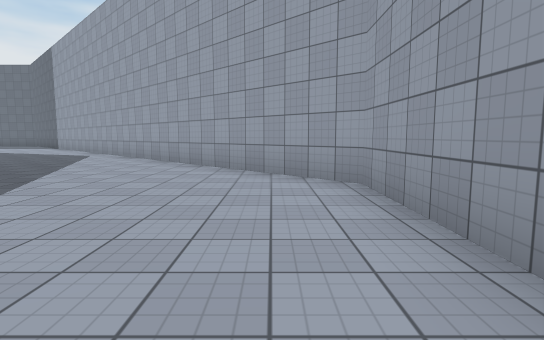
View 1 (above)

24 first-person views from a walk through a 3-D level made in the Unity game engine. The camera is 1.3 m above the floor, tilts 6° down and sees 80° across. The floor is counted in squares, 2 m on a side. Each view is taken from the middle of a square. On the plan, view 1 faces up. The plan holds only what a view shows up to about 10 squares ahead; the rest is blank. The place goes on beyond the plan. Surface patterns are stand-ins for the level's own textures.

View 2
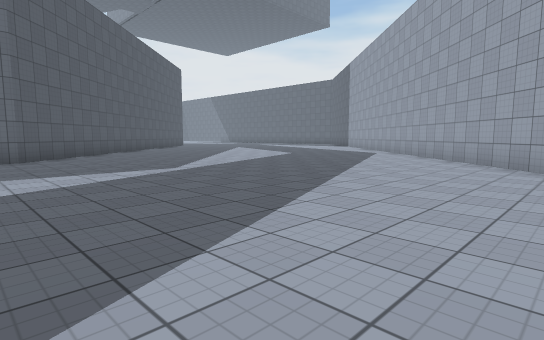

View 3
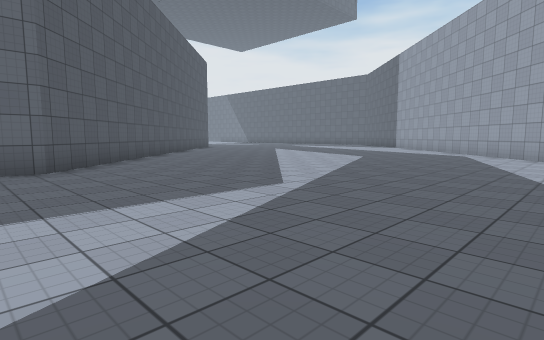

View 4
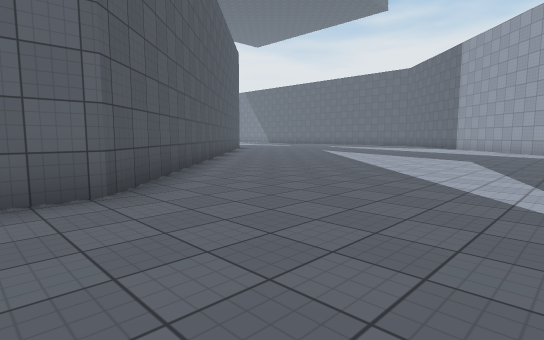

View 5
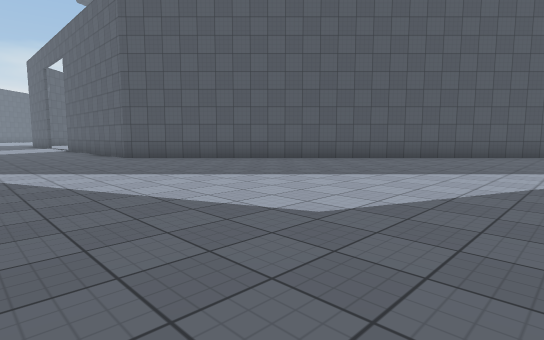

View 6
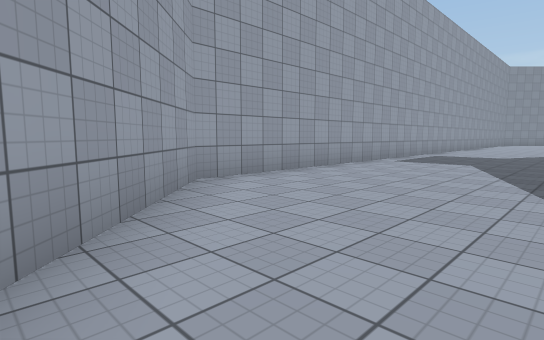

View 7
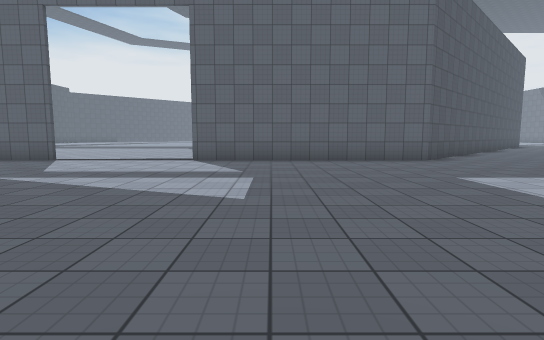

View 8
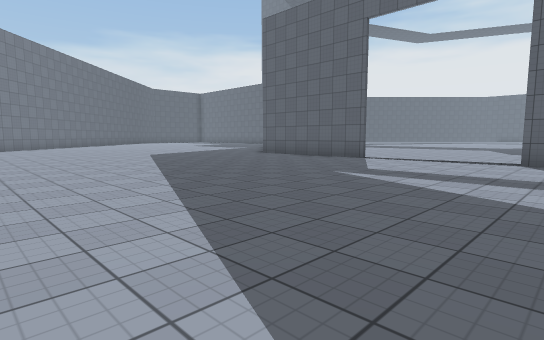

View 9
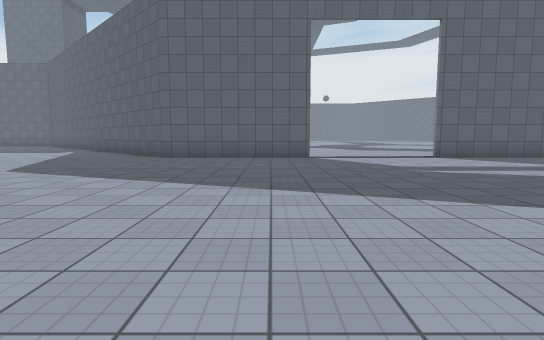

View 10
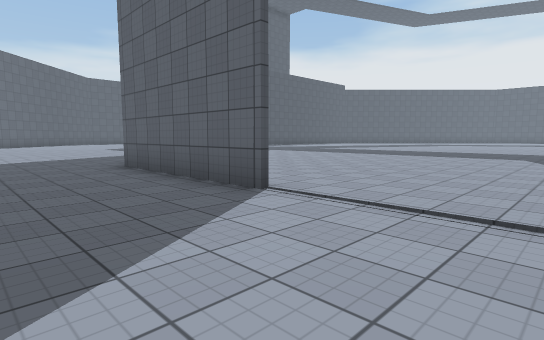

View 11
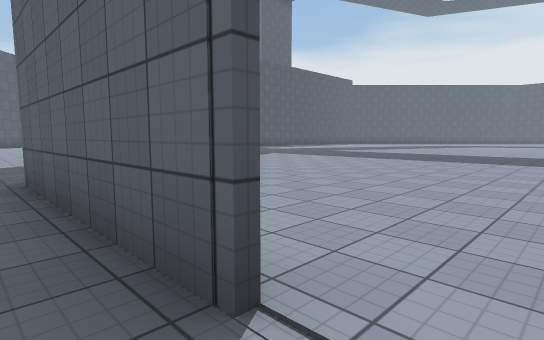

View 12
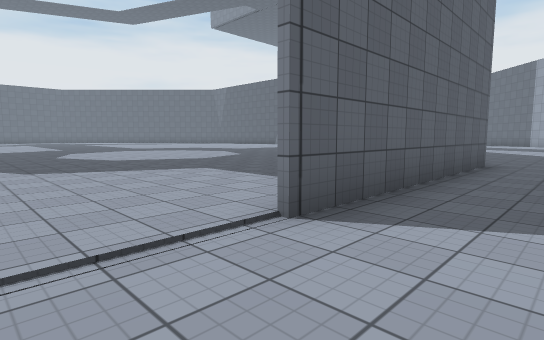

View 13
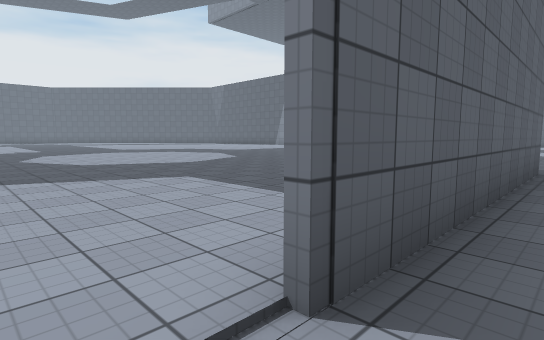

View 14
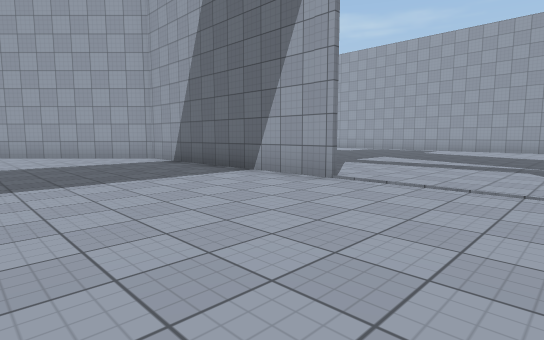

View 15
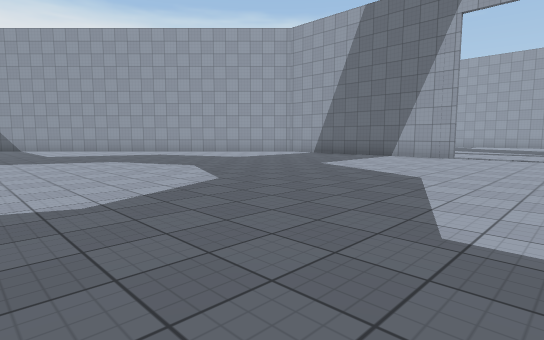

View 16
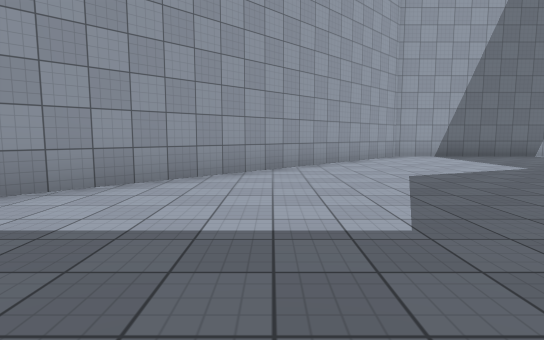

View 17
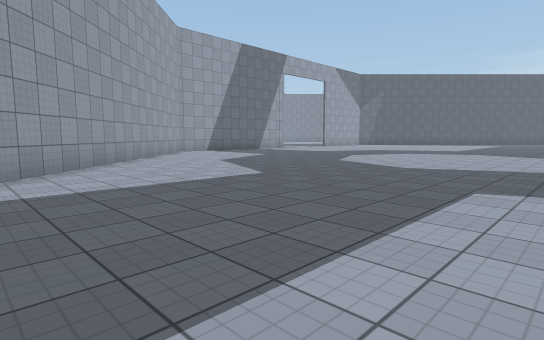

View 18
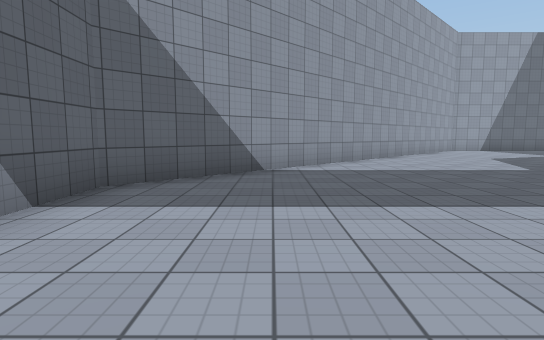

View 19
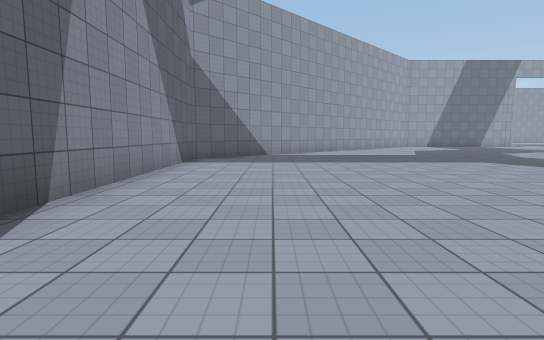

View 20
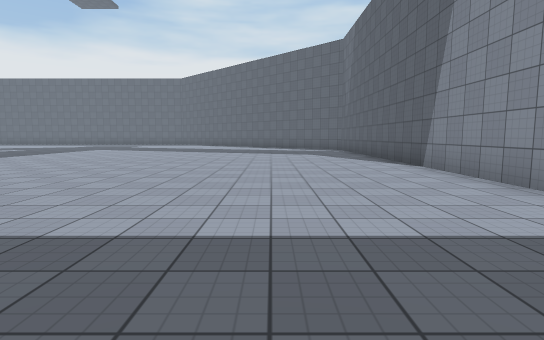

View 21
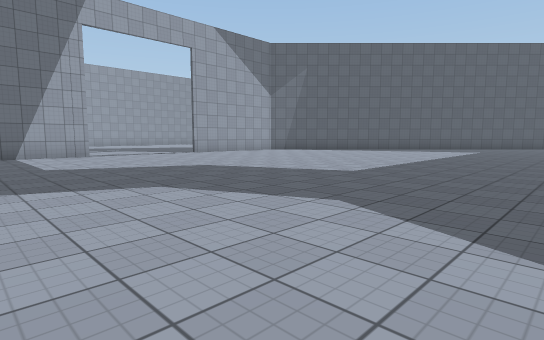

View 22
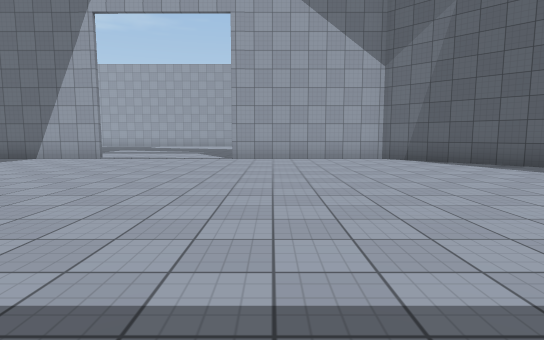

View 23
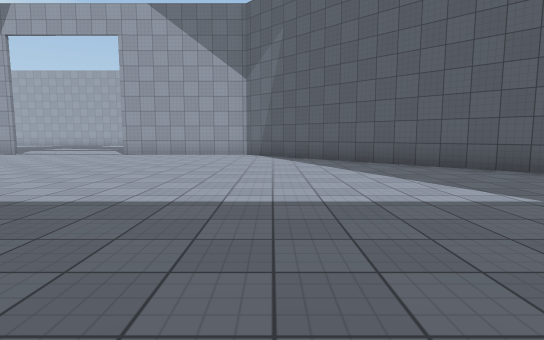

View 24
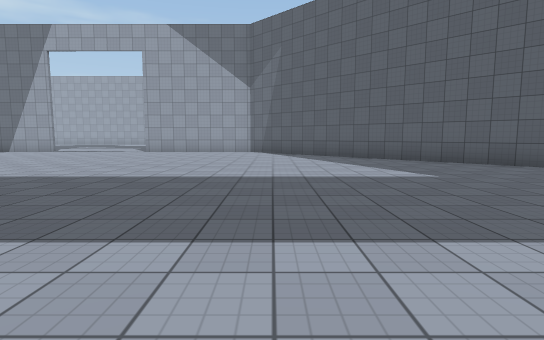

### Floor plan
Points are (right, up) in squares from view 1. A wall is a line through its corners. A room is listed if a view was taken in it or the views show most of it. See-through windows are left out.
Room 1 (views 1, 2, 3, 4, 5, 6, 7, 8, 9, 10, 11, 12, 13)
walls: (-9.7, -9.8) (-9.7, -14.2) (-10.1, -14.6); (1.2, -3) (1.2, 4.4) (-4.9, 10.5); (-18.5, 9) (-9.7, 0.2) (-9.7, -6.1)
ways out: opening at (-10, -8) to room 2
Room 2 (views 14, 15, 16, 17, 18, 19, 20, 21, 22, 23, 24)
walls: (-9.8, -6.2) (-9.8, 0.1) (-19.9, 10.2) (-29.1, 10.2); (-16.3, -20.7) (-9.8, -14.1) (-9.8, -9.9)
ways out: opening at (-10, -8) to room 1

Where each view was taken, in squares from view 1:
view 1: 0 up, 0 right, facing up
view 2: 1 down, 0 right, facing up-left
view 3: 1 down, 3 left, facing up-left
view 4: 1 down, 6 left, facing up-left
view 5: 10 up, 6 left, facing down-left
view 6: 7 up, 3 left, facing down-right
view 7: 4 down, 1 left, facing left
view 8: 5 down, 1 left, facing down-left
view 9: 11 down, 0 right, facing left
view 10: 7 down, 7 left, facing down-left
view 11: 9 down, 9 left, facing down-left
view 12: 8 down, 8 left, facing up-left
view 13: 7 down, 9 left, facing up-left
view 14: 9 down, 14 left, facing up-right
view 15: 9 down, 20 left, facing up-right
view 16: 4 up, 20 left, facing right
view 17: 7 up, 22 left, facing down-right
view 18: 8 up, 24 left, facing right
view 19: 8 up, 29 left, facing right
view 20: 7 up, 19 left, facing left
view 21: 3 down, 21 left, facing down-right
view 22: 11 down, 19 left, facing right
view 23: 15 down, 21 left, facing right
view 24: 15 down, 23 left, facing right
